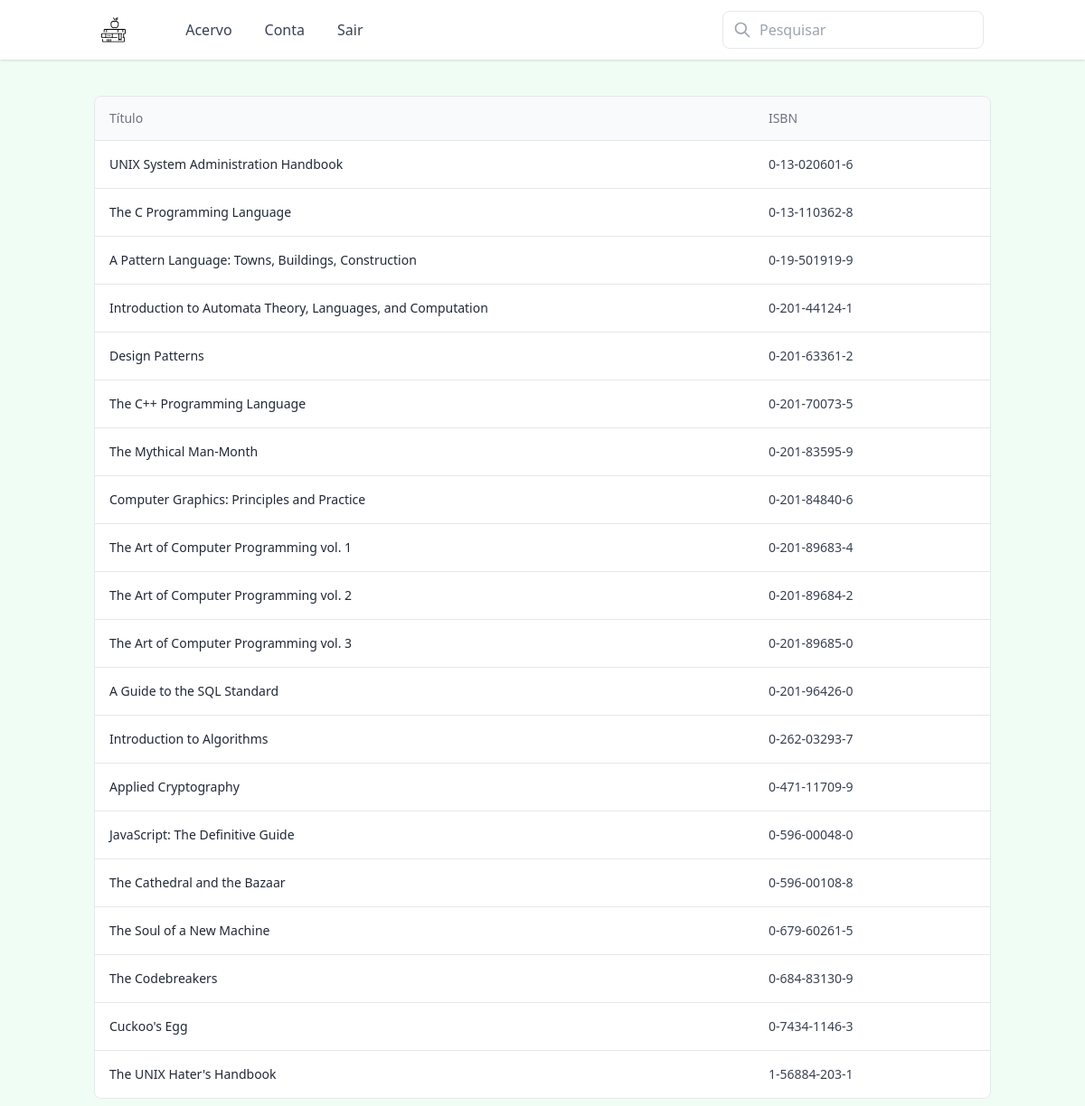
/src/books.php (signed in), run on the app's committed database.
### tables this page shows
CREATE TABLE Books (
        title CHAR(60) not null,
        isbn CHAR(13) PRIMARY KEY not null
);

### src/php/books_crud.php (called while the page is built, shortened)
<?php
function selectAllBooks()
{
    $connection = openConnection();
    $query = 'SELECT * FROM Books;';
    $result = mysqli_query($connection, $query);
    return $result;
}
?>

### src/books.php (the view, shortened to what this page needs)
<!DOCTYPE html>
<html lang="en">
<head>
    <link href="../dist/output.css" rel="stylesheet">
</head>
<body class="bg-green-50">
    <?php
    include "nav_bar.php";
    include "./php/books_crud.php";
    if (empty($_GET['search'])) {
        $result = selectAllBooks();
    } else {
        $result = searchBook($_GET['search']);
    }
    if (mysqli_num_rows($result) > 0) {
        echo <<< END
        <section class="container px-4 mx-auto">
            <div class="sm:flex sm:items-center sm:justify-between">
                <div class="flex items-center mt-4 gap-x-3">
                </div>
            </div>
        END;
        echo <<< END
            <div class="flex flex-col mt-6">
                <div class="-mx-4 -my-2 overflow-x-auto sm:-mx-6 lg:-mx-8">
                    <div class="inline-block min-w-full py-2 align-middle md:px-6 lg:px-8">
                        <div class="overflow-hidden border border-gray-200 md:rounded-lg">
                            <table class="min-w-full divide-y divide-gray-200">
                                <thead class="bg-gray-50">
                                    <tr>
                                        <th scope="col" class="py-3.5 px-4 text-sm font-normal text-left rtl:text-right text-gray-500">
                                            <div class="flex items-center gap-x-3">
                                                <span>Título</span>
                                            </div>
                                        </th>
                                        <th scope="col" class="px-12 py-3.5 text-sm font-normal text-left rtl:text-right text-gray-500">
                                            ISBN
                                        </th>
        END;
        echo <<< END
                                    </tr>
                                </thead>
                                <tbody class="bg-white divide-y divide-gray-200">
        END;
        while ($row = mysqli_fetch_assoc($result)) {
            $isbn = $row['isbn'];
            $title = $row['title'];
            if ($_SESSION['usertype'] == 2 || $_SESSION['usertype'] == 3) echo <<< END
                                    <tr class="transition-colors duration-300 transform hover:bg-gray-100 cursor-pointer">
            END;
            else echo "<tr>";
            echo <<< END
                                        <td onclick="window.location='/src/books_edit.php?isbn=$isbn'"
                                            class="px-4 py-4 text-sm font-medium text-gray-700 whitespace-nowrap">
                                            <div class="inline-flex items-center gap-x-3">
                                                <div class="flex items-center gap-x-2">
                                                    <div>
                                                        <h2 class="font-normal text-gray-800 ">$title</h2>
                                                    </div>
                                                </div>
                                            </div>
                                        </td>
                                        <td onclick="window.location='/src/books_edit.php?isbn=$isbn'"
                                            class="px-12 py-4 text-sm font-normal text-gray-700 whitespace-nowrap">$isbn</td>
            END;
            echo <<< END
                                    </tr>
            END;
        }
    } else {
        echo '
        <div class="h-[80vh] w-full flex items-center justify-center">
            <p class="text-4xl">Nenhum livro encontrado</p>
        </div>
        ';
    }
    ?>
</body>
</html>

### src/nav_bar.php (shortened to what this page needs)
<nav x-data="{ isOpen: false }" class="relative bg-white shadow">
    <div class="container px-6 py-3 mx-auto md:flex">
        <div class="flex items-center justify-between">
            <a href="/src/books.php">
                <img class="w-auto h-6 sm:h-7" src="./assets/images/logo.svg" alt="">
            </a>
        </div>
        <div x-cloak :class="[isOpen ? 'translate-x-0 opacity-100 ' : 'opacity-0 -translate-x-full']"
            class="absolute inset-x-0 z-20 w-full px-6 py-4 transition-all duration-300 ease-in-out bg-white md:mt-0 md:p-0 md:top-0 md:relative md:opacity-100 md:translate-x-0 md:flex md:items-center md:justify-between">
            <div class="flex flex-col px-2 -mx-4 md:flex-row md:mx-10 md:py-0">
                <a href="/src/books.php"
                    class="px-2.5 py-2 text-gray-700 transition-colors duration-300 transform rounded-lg hover:bg-gray-100  md:mx-2">Acervo</a>
                <a href="/src/users_edit.php?username=<?php echo $_SESSION['username']; ?>"
                    class="px-2.5 py-2 text-gray-700 transition-colors duration-300 transform rounded-lg hover:bg-gray-100 md:mx-2">Conta</a>
                <a href="/src/php/logout.php"
                    class="px-2.5 py-2 text-gray-700 transition-colors duration-300 transform rounded-lg hover:bg-gray-100 md:mx-2">Sair</a>
            </div>
            <?php
            $currentLocation = $_SERVER['SCRIPT_NAME'];
            $scriptName = explode("/", $currentLocation);
            $scriptName = end($scriptName);
            ?>
            <form action="./<?php echo $scriptName; ?>" method="get">
                <div class="relative mt-4 md:mt-0">
                    <span class="absolute inset-y-0 left-0 flex items-center pl-3">
                        <label>
                            <svg class="w-5 h-5 text-gray-400" viewBox="0 0 24 24" fill="none">
                                <path
                                    d="M21 21L15 15M17 10C17 13.866 13.866 17 10 17C6.13401 17 3 13.866 3 10C3 6.13401 6.13401 3 10 3C13.866 3 17 6.13401 17 10Z"
                                    stroke="currentColor" stroke-width="2" stroke-linecap="round"
                                    stroke-linejoin="round"></path>
                            </svg>
                        </label>
                    </span>
                    <input type="search" name="search" id="search"
                        class="w-full py-2 pl-10 pr-4 text-gray-700 bg-white border rounded-lg focus:border-blue-400 focus:outline-none focus:ring focus:ring-opacity-40 focus:ring-blue-300"
                        placeholder="Pesquisar">
                </div>
            </form>
        </div>
    </div>
</nav>

### data on the page
books: title "UNIX System Administration Handbook", isbn "0-13-020601-6"
books: title "The C Programming Language", isbn "0-13-110362-8"
books: title "A Pattern Language: Towns, Buildings, Construction", isbn "0-19-501919-9"
books: title "Introduction to Automata Theory, Languages, and Computation", isbn "0-201-44124-1"
books: title "Design Patterns", isbn "0-201-63361-2"
books: title "The C++ Programming Language", isbn "0-201-70073-5"
books: title "The Mythical Man-Month", isbn "0-201-83595-9"
books: title "Computer Graphics: Principles and Practice", isbn "0-201-84840-6"
books: title "The Art of Computer Programming vol. 1", isbn "0-201-89683-4"
books: title "The Art of Computer Programming vol. 2", isbn "0-201-89684-2"
books: title "The Art of Computer Programming vol. 3", isbn "0-201-89685-0"
books: title "A Guide to the SQL Standard", isbn "0-201-96426-0"
books: title "Introduction to Algorithms", isbn "0-262-03293-7"
books: title "Applied Cryptography", isbn "0-471-11709-9"
books: title "JavaScript: The Definitive Guide", isbn "0-596-00048-0"
books: title "The Cathedral and the Bazaar", isbn "0-596-00108-8"
books: title "The Soul of a New Machine", isbn "0-679-60261-5"
books: title "The Codebreakers", isbn "0-684-83130-9"
books: title "Cuckoo's Egg", isbn "0-7434-1146-3"
books: title "The UNIX Hater's Handbook", isbn "1-56884-203-1"
